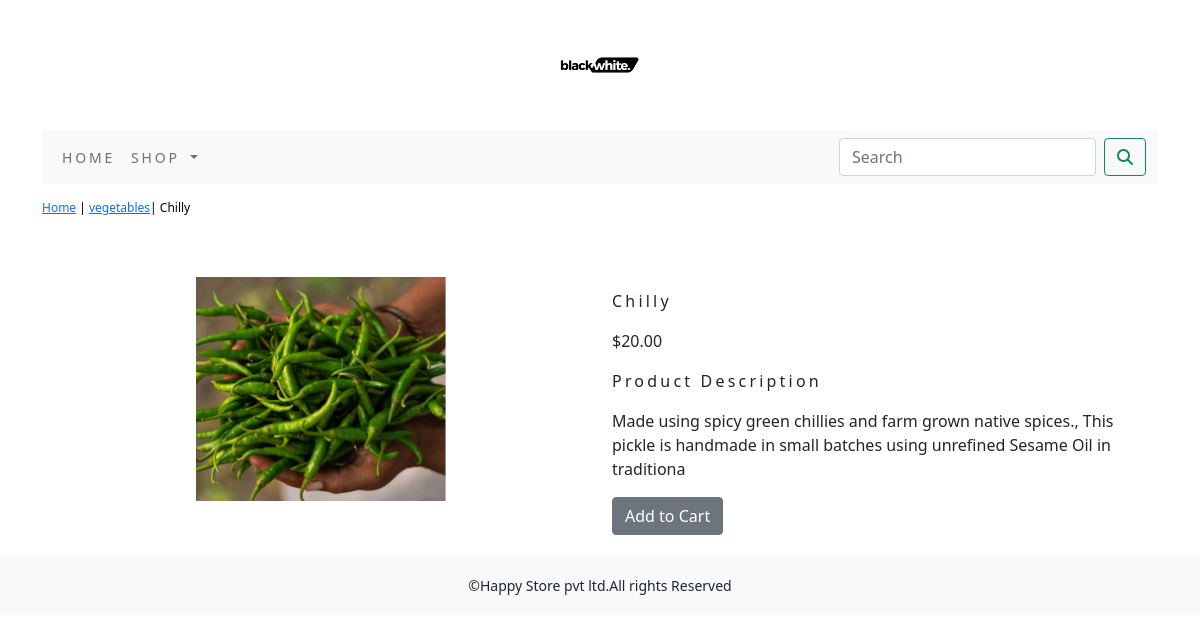
The page /vegetables/chilly/ on the database its author committed.
### ecommerceapp/models.py (models this page shows, shortened)
class Product(models.Model):
    name=models.CharField(max_length=250,unique=True)
    slug=models.SlugField(max_length=250,unique=True)
    des=models.TextField(blank=True)
    price=models.DecimalField(max_digits=10,decimal_places=2)
    category=models.ForeignKey(Category,on_delete=models.CASCADE)
    img=models.ImageField(upload_to='product',blank=True)
    stock=models.IntegerField()
    available=models.BooleanField(default=True)
    created=models.DateTimeField(auto_now_add=True)
    updated=models.DateTimeField(auto_now=True)
    class Meta:
        ordering = ('name',)
        verbose_name = 'Product'
        verbose_name_plural = 'Products'

class Category(models.Model):
    name=models.CharField(max_length=250,unique=True)
    slug=models.SlugField(max_length=250,unique=True)
    des=models.TextField(blank=True)
    img=models.ImageField(upload_to='category',blank=True)
    class Meta:
        ordering=('name',)
        verbose_name='Category'
        verbose_name_plural='Categories'
    def get_url(self):
        return reverse('ecommerceapp:products_by_category',args=(self.slug,))
    def __str__(self):
        return '{}'.format(self.name)

### ecommerceapp/views.py (the view)
# urls.py: path('<slug:c_slug>/<slug:product_slug>/', views.proDetail, name='prodCatdetail'),
def proDetail(request,c_slug,product_slug):
    try:
        product=Product.objects.get(category__slug=c_slug,slug=product_slug)
    except Exception as e:
        raise e
    return render(request,'product.html',{'product':product})

### cart/context_processors.py (called while the page is built)
def counter(request):
    item_count=0
    if 'admin' in request.path:
        return {}
    else:
        try:
            cart=Cart.objects.filter(cart_id=_cart_id(request))
            cart_items=CartItem.objects.all().filter(cart=cart[:1])
            for cart_item in cart_items:
                item_count += cart_item.quantity
        except Cart.DoesNotExist:
            item_count =0
    return dict(item_count=item_count)

### cart/views.py (called while the page is built)
def _cart_id(request):
    cart=request.session.session_key
    if not cart:
        cart=request.session.create()
    return cart

### ecommerceapp/context_processors.py (called while the page is built)
def menu_links(request):
    links=Category.objects.all()
    return dict(links=links)

### template/product.html (shortened to what this page needs)
{% extends 'base.html' %}
{% load static %}
{% block content %}
<div class="row my_prod_row_class">
    <div class="mx_auto">
        <p><a href="{% url 'ecommerceapp:allProdCat' %}">Home</a> | <a href="{{product.category.get_url}}">{{product.category}}</a>| {{product.name}} </p>
    </div>
</div>
<div class="container" style="margin-bottom: 20px;">
<br>
<div class="row">
    <div class="col-12 col-sm-12 col-md-12 col-lg-6 text-center">
        <div style="min-width:18rem">
            <img src="{{product.img.url}}" width="250px"  alt="{{product.name}}">
        </div>
    </div>
        <div class="col-12 col-sm-12 col-md-12 col-lg-6">
            <div>
            <h1 class="my_prod_title">{{product.name}}</h1>
            <p>${{product.price}}</p>
            <p class="my_title">Product Description</p>
            <p class="text-justify my_prod_text">{{product.des}}</p>
            {% if product.stock <= 0 %}
            <p class="text-justify my_prod_text"><b>Out Of Stock</b></p>
            {% else %}
            <a class="btn btn-secondary" href="{% url 'cart:add_cart' product.id %}">Add to Cart</a>
            {% endif %}
            </div>
        </div>
 </div>
</div>
</div>
{% endblock %}

### static/css/custom.css (style rules this page uses)
body { font-family: 'Roboto', sans-serif; }
.my_title { font-size:16px; text_transform:uppercase; letter-spacing:.2em; }
.my_prod_row_class { padding-top:15px; padding-bottom:20px; }
.my_prod_row_class .mx_auto { color:#000; font-size:12px; text-decoration:none; }
.my_prod_title { font-size:16px; text_transform:uppercase; letter-spacing:.2em; padding-top:15px; padding-bottom:10px; }
.my_prod_text { padding-right:20px; }

### rows shown on the page
Product: category "vegetables", name "Chilly", img (picture), price "20.00", des "Made using spicy green chillies and farm grown native spices., This pickle is handmade in small batches using unrefined Sesame Oil in traditiona"
